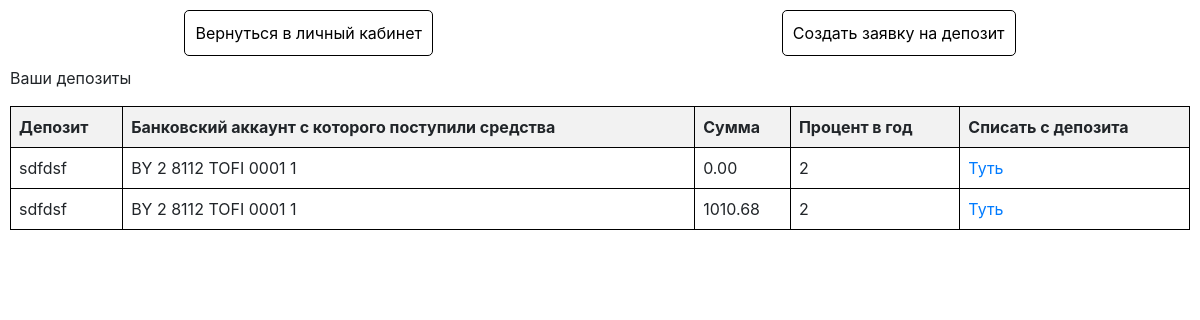
Page /bank-account/my-deposit/ (signed in) on the committed database.
### deposit/models.py (models this page shows, shortened)
class UserDeposit(models.Model):
    deposit = models.ForeignKey(Deposit, on_delete=models.CASCADE)
    bank_account = models.ForeignKey(BankAccount, on_delete=models.CASCADE)
    amount = models.DecimalField(max_digits=12, decimal_places=2)

class Deposit(models.Model):
    name = models.CharField(max_length=255)
    description = models.CharField(max_length=255)
    min_amount = models.DecimalField(max_digits=12, decimal_places=2)
    max_amount = models.DecimalField(max_digits=12, decimal_places=2)
    percent = models.IntegerField()
    currency = models.ForeignKey(Currency, on_delete=models.CASCADE)
    def __str__(self):
        return self.name

### bank_account/models.py (models this page shows)
class BankAccount(models.Model):
    name = models.CharField(max_length=255, primary_key=True)
    user = models.ForeignKey(User, on_delete=models.CASCADE)
    balance = models.DecimalField(
        default=0,
        max_digits=12,
        decimal_places=2
    )
    currency = models.ForeignKey(Currency, on_delete=models.CASCADE)
    account_type = models.ForeignKey(BankAccountType, on_delete=models.CASCADE)
    def __str__(self):
        return self.name

### deposit/views.py (the view)
# urls.py: path('my-deposit/', MyDepositView.as_view(), name='my-deposit'),
class MyDepositView(View):
    def get(self, request, *args, **kwargs):
        deposits = UserDeposit.objects.filter(bank_account__user=request.user)
        context = {
            'deposits': deposits
        }
        return render(request, 'bank_account/my_deposit.html', context)

### bank_account/templates/bank_account/my_deposit.html (shortened to what this page needs)
<!DOCTYPE html>
<html lang="en">
<head>
    <link href="https://maxcdn.bootstrapcdn.com/bootstrap/4.0.0/css/bootstrap.min.css" rel="stylesheet">
</head>
<body>
<header>
    <a href="{% url 'bank-account' %}">Вернуться в личный кабинет</a>
    <a href="{% url 'make-deposit' %}">Создать заявку на депозит</a>
</header>
<div style="margin: 10px">
    <p>Ваши депозиты</p>
    <table>
        <tr>
            <th>Депозит</th>
            <th>Банковский аккаунт с которого поступили средства</th>
            <th>Сумма</th>
            <th>Процент в год</th>
            <th>Списать с депозита</th>
        </tr>
        {% for deposit in deposits %}
            <tr>
                <td>{{ deposit.deposit }}</td>
                <td>{{ deposit.bank_account }}</td>
                <td>{{ deposit.amount }}</td>
                <td>{{ deposit.deposit.percent }}</td>
                <td><a href="{% url 'pay-deposit' pk=deposit.id %}">Туть</a></td>
            </tr>
        {% endfor %}
    </table>
    <br>
</div>
</body>
</html>

### bank_account/templates/bank_account/my_deposit.html (style rules this page uses)
table { border-collapse: collapse; width: 100%; }
th, td { border: 1px solid black; padding: 8px; text-align: left; }
th { background-color: #f2f2f2; }
header { display: flex; justify-content: space-around; margin: 10px; }
header a { text-decoration: none; color: #000; padding: 10px; border: 1px solid #000; border-radius: 5px; }

### rows in the picture
UserDeposit: deposit "sdfdsf", bank_account "BY 2 8112 TOFI 0001 1", amount "0.00", deposit.percent "2"
UserDeposit: deposit "sdfdsf", bank_account "BY 2 8112 TOFI 0001 1", amount "1010.68", deposit.percent "2"
